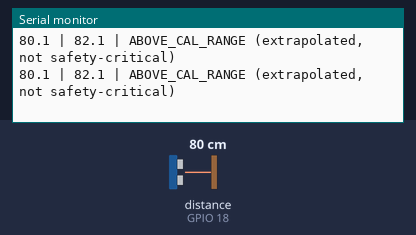
Bench run of a sketch on a simulated ESP32. On the bench: the last lines printed to the serial monitor. Wiring (inferred from the names in the program): ultrasonic range finder: trigger GPIO 5; echo GPIO 18. The test bench sets the inputs (shaded band); at power-on: distance to the obstacle (sensor on GPIO 18) 80 cm. The echo pulse lasts 58.3 µs per cm.

Above: at 1.2 s.
1.3 s: distance to the obstacle (sensor on GPIO 18) set to 2 cm
At 1.6 s:
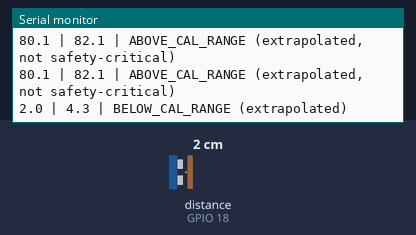
3.3 s: distance to the obstacle (sensor on GPIO 18) set to 9 cm
At 3.61 s:
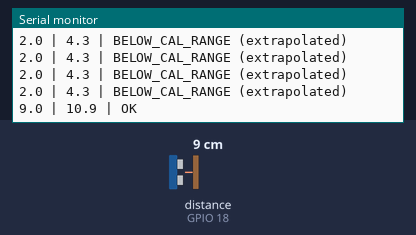

The sketch:

test_ultrasonic.ino
```cpp
/*
 * TEST: Ultrasonic Sensor
 * Displays raw and piecewise-calibrated HC-SR04 readings continuously.
 * Flags below-range, above-range, and timeout conditions.
 * Does NOT control motors.
 *
 * WIRING: TRIG → GPIO5, ECHO → GPIO18 (via voltage divider, 5V→3.3V)
 * Open Serial Monitor at 115200 baud.
 */

#include <Arduino.h>

static constexpr int PIN_TRIG = 5;
static constexpr int PIN_ECHO = 18;
static constexpr float OUT_OF_RANGE_CM = 999.0f;

struct CalPoint { float raw_cm; float actual_cm; };
static const CalPoint CAL_TABLE[] = {
  {  8.08f, 10.0f },
  { 18.76f, 20.0f },
  { 27.68f, 30.0f },
  { 37.47f, 40.0f },
  { 47.20f, 50.0f },
  { 57.56f, 60.0f },
  { 68.74f, 70.0f },
  { 73.45f, 75.0f },
};
static constexpr int CAL_POINTS = 8;

float piecewiseCalibrate(float raw) {
  if (raw <= CAL_TABLE[0].raw_cm) {
    float s = (CAL_TABLE[1].actual_cm - CAL_TABLE[0].actual_cm) /
              (CAL_TABLE[1].raw_cm    - CAL_TABLE[0].raw_cm);
    return CAL_TABLE[0].actual_cm + s * (raw - CAL_TABLE[0].raw_cm);
  }
  if (raw >= CAL_TABLE[CAL_POINTS-1].raw_cm) {
    int n = CAL_POINTS-1;
    float s = (CAL_TABLE[n].actual_cm - CAL_TABLE[n-1].actual_cm) /
              (CAL_TABLE[n].raw_cm    - CAL_TABLE[n-1].raw_cm);
    return CAL_TABLE[n].actual_cm + s * (raw - CAL_TABLE[n].raw_cm);
  }
  for (int i = 0; i < CAL_POINTS-1; i++) {
    if (raw >= CAL_TABLE[i].raw_cm && raw <= CAL_TABLE[i+1].raw_cm) {
      float t = (raw - CAL_TABLE[i].raw_cm) / (CAL_TABLE[i+1].raw_cm - CAL_TABLE[i].raw_cm);
      return CAL_TABLE[i].actual_cm + t * (CAL_TABLE[i+1].actual_cm - CAL_TABLE[i].actual_cm);
    }
  }
  return raw;
}

void setup() {
  Serial.begin(115200);
  pinMode(PIN_TRIG, OUTPUT); digitalWrite(PIN_TRIG, LOW);
  pinMode(PIN_ECHO, INPUT);
  Serial.println("Ultrasonic Calibration Test (piecewise linear)");
  Serial.println("Calibrated range: 10–75 cm actual");
  Serial.println("Format: raw_cm | cal_cm | status");
  Serial.println("------------------------------------");
}

void loop() {
  digitalWrite(PIN_TRIG, LOW);  delayMicroseconds(2);
  digitalWrite(PIN_TRIG, HIGH); delayMicroseconds(10);
  digitalWrite(PIN_TRIG, LOW);

  unsigned long dur = pulseIn(PIN_ECHO, HIGH, 25000UL);

  if (dur == 0) {
    Serial.println("TIMEOUT | -- | TIMEOUT (no echo)");
  } else {
    float raw = (float)dur / 58.2f;
    float cal = piecewiseCalibrate(raw);
    Serial.print(raw, 1); Serial.print(" | ");
    Serial.print(cal, 1); Serial.print(" | ");
    if (raw < CAL_TABLE[0].raw_cm)
      Serial.println("BELOW_CAL_RANGE (extrapolated)");
    else if (raw > CAL_TABLE[CAL_POINTS-1].raw_cm)
      Serial.println("ABOVE_CAL_RANGE (extrapolated, not safety-critical)");
    else
      Serial.println("OK");
  }

  delay(200);
}
```

Measured:
- after the input at 1.3 s, the serial monitor: prints a new line after 0.15 s (image 1)
- after the input at 3.3 s, the serial monitor: prints a new line after 0.16 s (image 2)
